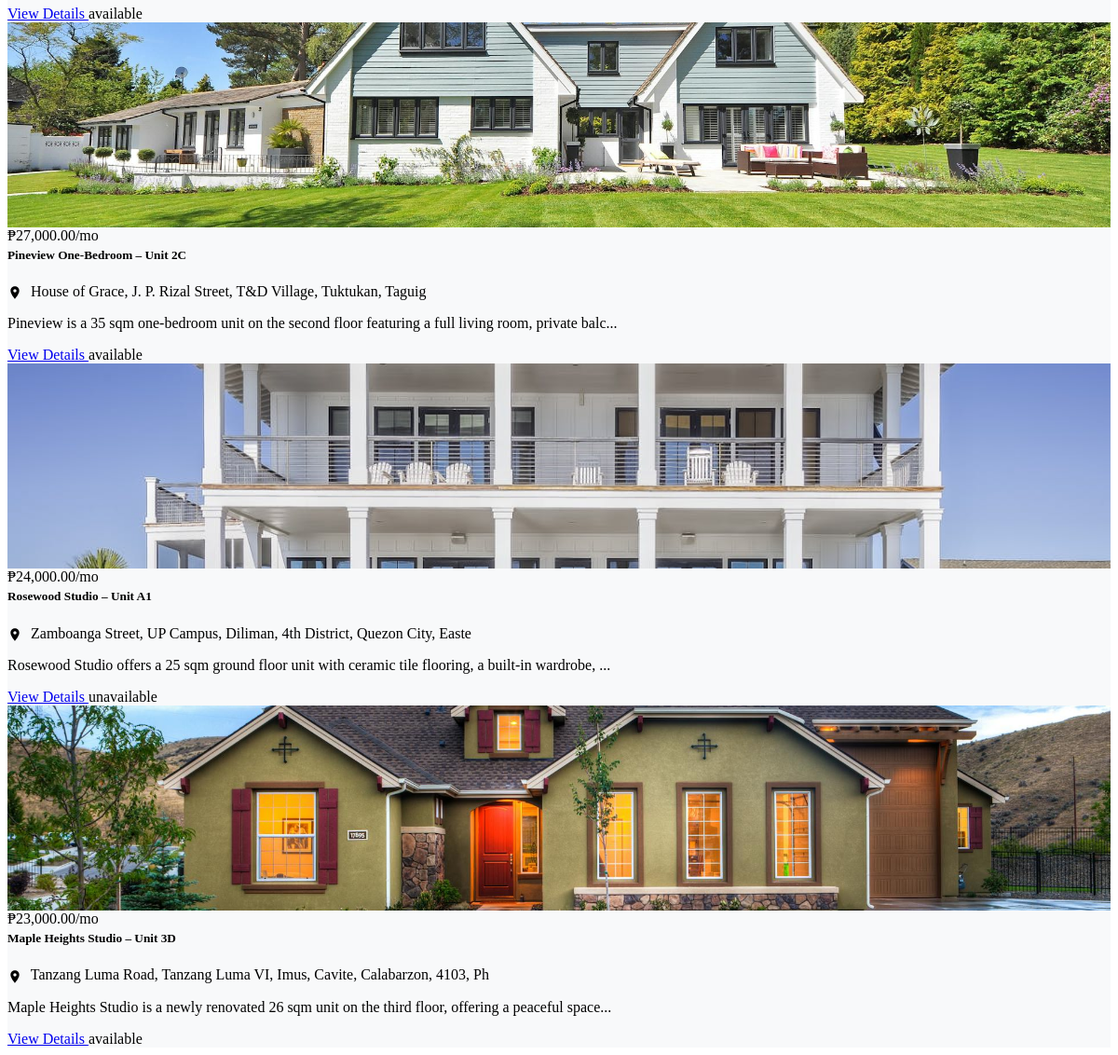
Before: /client/src/properties.php (lower part) with the older database file.
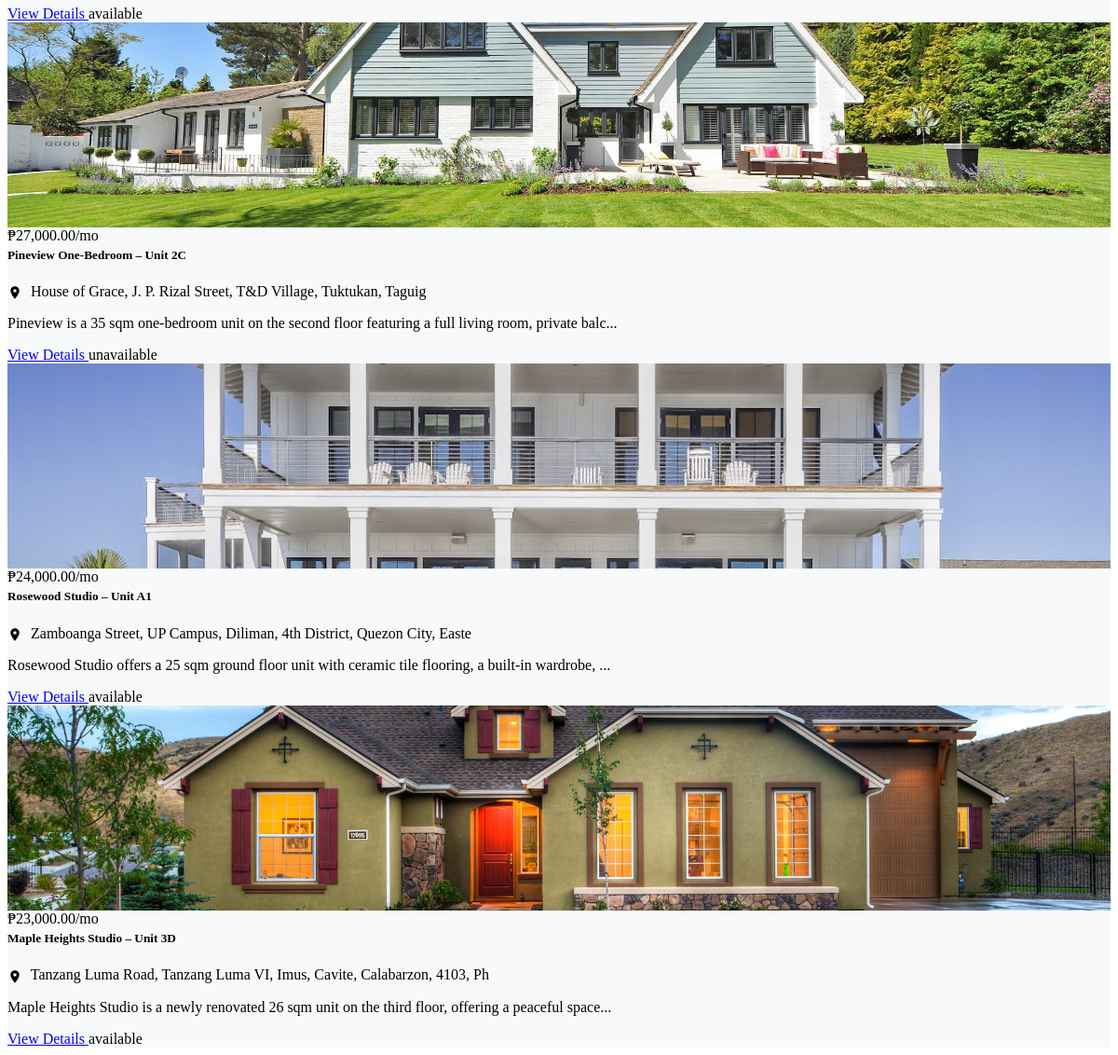
After: the same page with the newer database file.
### tables this page shows
CREATE TABLE `property_images` (
  `property_images_id` int(11) NOT NULL,
  `property_id` int(11) NOT NULL,
  `image1` varchar(500) DEFAULT NULL,
  `image2` varchar(500) DEFAULT NULL,
  `image3` varchar(500) DEFAULT NULL,
  `image4` varchar(500) DEFAULT NULL,
  `image5` varchar(500) DEFAULT NULL,
  `image6` varchar(500) DEFAULT NULL,
  `image7` varchar(500) DEFAULT NULL,
  `image8` varchar(500) DEFAULT NULL,
  `image9` varchar(500) DEFAULT NULL,
  `image10` varchar(500) DEFAULT NULL
);

CREATE TABLE `properties` (
  `property_id` int(11) NOT NULL,
  `property_name` varchar(100) NOT NULL,
  `property_location` varchar(200) NOT NULL,
  `property_date_created` date NOT NULL,
  `property_description` varchar(1000) NOT NULL,
  `property_status` enum('available','unavailable') NOT NULL DEFAULT 'available',
  `property_rental_price` decimal(10,0) NOT NULL,
  `latitude` decimal(10,8) NOT NULL,
  `longitude` decimal(11,8) NOT NULL,
  `property_capacity` varchar(100) NOT NULL
);

### client/src/properties.php (the view, shortened to what this page needs)
<?php
require_once '../database/config.php';
$sql = "SELECT p.*, pi.image1
        FROM properties p
        LEFT JOIN property_images pi ON p.property_id = pi.property_id
        WHERE (p.property_status = 'available' OR p.property_status = 'unavailable')";
$sql .= " ORDER BY p.property_date_created DESC";
$stmt = $conn->prepare($sql);
$stmt->execute();
$result = $stmt->get_result();
$properties = [];
while ($row = $result->fetch_assoc()) {
    $properties[] = $row;
}
?>
<section class="property-listing py-3 bg-light">
    <div class="container">
        <div class="row g-4">
            <?php if (count($properties) > 0): ?>
                <?php foreach ($properties as $row): ?>
                    <div class="col-lg-4 col-md-6">
                        <div class="property-card card h-100 border-0 shadow-sm overflow-hidden transition-all hover-shadow">
                            <div class="property-image-container overflow-hidden position-relative">
                                <img src="<?php echo htmlspecialchars($row['image1']); ?>"
                                    alt="<?php echo htmlspecialchars($row['property_name']); ?>"
                                    class="img-fluid property-image transition-all">
                                <div class="property-price-badge bg-primary text-white px-3 py-2 rounded-pill position-absolute">
                                    ₱<?php echo number_format($row['property_rental_price'], 2); ?>/mo
                                </div>
                            </div>
                            <div class="card-body">
                                <h5 class="card-title fw-normal text-dark mb-1">
                                    <?php echo htmlspecialchars($row['property_name']); ?>
                                </h5>
                                <p class="text-muted mb-2">
                                    <svg class="svg-icon" viewBox="0 0 24 24">
                                        <path d="M12 2C8.13 2 5 5.13 5 9c0 5.25 7 13 7 13s7-7.75 7-13c0-3.87-3.13-7-7-7zm0 9.5c-1.38 0-2.5-1.12-2.5-2.5s1.12-2.5 2.5-2.5 2.5 1.12 2.5 2.5-1.12 2.5-2.5 2.5z" />
                                    </svg>
                                    <?php echo substr(htmlspecialchars($row['property_location']), 0, 70); ?>
                                </p>
                                <p class="card-text text-secondary small">
                                    <?php echo substr(htmlspecialchars($row['property_description']), 0, 100); ?>...
                                </p>
                            </div>
                            <div class="card-footer bg-transparent d-flex justify-content-between align-items-center border-0 pt-0">
                                <a href="?page=src/properties-details&property_id=<?php echo htmlspecialchars($row['property_id']); ?>"
                                    class="btn btn-outline-primary rounded-pill px-4 stretched-link">
                                    View Details
                                </a>
                                <span class="badge bg-<?php echo $row['property_status'] === 'available' ? 'success' : 'secondary'; ?>">
                                    <?= htmlspecialchars($row['property_status']) ?>
                                </span>
                            </div>
                        </div>
                    </div>
                <?php endforeach; ?>
            <?php endif; ?>
        </div>
    </div>
</section>
<link rel="stylesheet" href="https://unpkg.com/leaflet@1.7.1/dist/leaflet.css" />

Changed rows visible on the page:
changed through a linked row, property_images "House of Grace, J. P. Rizal Street, T&D Village, Tuktukan, Taguig": property.property_status "available" → "unavailable"
changed through a linked row, property_images "Zamboanga Street, UP Campus, Diliman, 4th District, Quezon City, Easte": property.property_status "unavailable" → "available"
